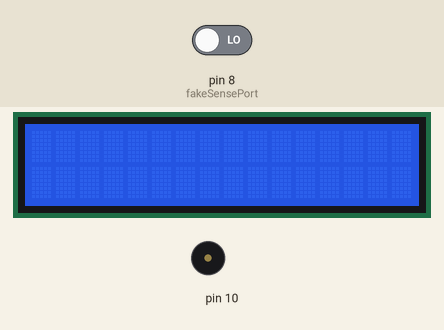
Simulated run of this sketch. Board: Arduino Uno, built with avr-gcc and run on an emulated ATmega328P. Parts: 16×2 character LCD, buzzer (waves = sounding). The test bench sets the inputs (shaded band); at power-on: pin 8 (fakeSensePort) LOW. What the sketch prints to the serial monitor is not drawn.

Above: at 1.2 s.
1.3 s: pin 8 (fakeSensePort) driven HIGH
At 5.3 s:
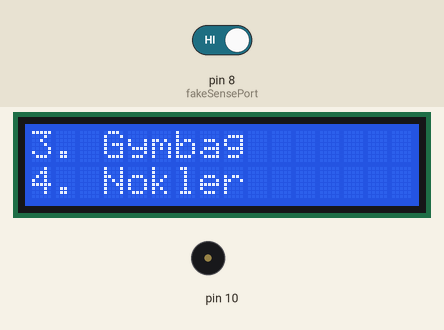
At 6.6 s:
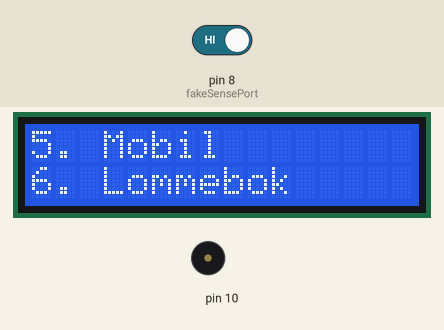
Timing chart, 0 to 8.1 s (numbered marks = the images above; inputs shaded):
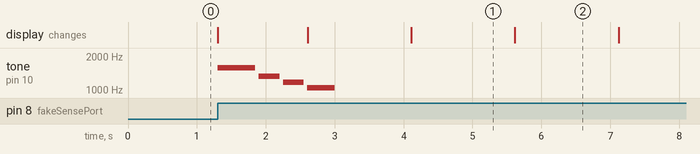

The sketch:

lc-test.ino
```cpp
#include <LiquidCrystal.h>
LiquidCrystal lcd(12, 11, 5, 4, 3, 2);
// Items must be shorter than 14 characters in this version
String remembers[] = {"Sekk", "Matpakke", "Gymbag", "Nokler", "Mobil", "Lommebok"};
int cursor = 0;
//Button at port 8, buzzer at port 10
int fakeSensePort = 8;
int sensVal = 0;
unsigned long timeSinceMovementSensored = 0;

void setup() {
  Serial.begin(9600);
  pinMode(fakeSensePort, INPUT);
  lcd.begin(16, 2);

}

void loop() {
	// Checks if the sensor (read button) is activated
	if(digitalRead(fakeSensePort) == 1){
		lcd.print("HUSK!:");
		tone(10, 1567, 550);
		delay(600);
		tone(10, 1318, 300);
		delay(350);
		tone(10, 1174, 300);
		delay(350);
		tone(10, 1046, 400);
		timeSinceMovementSensored = millis();
		Serial.print(timeSinceMovementSensored);
		// In 6000 milliseconds run the print remebers-method
		while(millis() - timeSinceMovementSensored < 12000){
			printSepLines();
		}
		lcd.clear();

	}

}

void printSepLines(){


  for(int i=0; i<(sizeof(remembers)/sizeof(String))-1; i+=2){
    lcd.clear();
    // TODO:  code to make it handle odd number list
    if((i%2) != 0 and i == (sizeof(remembers)/sizeof(String))-1 ){

    }
    Serial.print(remembers[i]);
    lcd.setCursor(0,0);
    lcd.print(i+1);
    lcd.print(". "+ remembers[i]);
    lcd.setCursor(0,1);
    lcd.print(i+2);
    lcd.print(". "+ remembers[i+1]);
    delay(1500);
  }
}
// Funker ikkje
void printSameLines(){

	for(int i=0; i<(sizeof(remembers)/sizeof(String))-1; i+=2){
		lcd.setCursor(0,cursor);
		if( (remembers[i].length() + remembers[i+1].length()) < 15){
			lcd.print(remembers[i] + ", " + remembers[i+1]);

		}else{
			lcd.print(remembers[i] + ",");
		}
		if(cursor == 0){
			cursor = 1;
		}else{
			delay(1500);
			lcd.clear();
			cursor = 0;
		}
	}
}
```

Measured:
- after the input at 1.3 s, tone on pin 10: plays 1567 Hz for 0.55 s, 1318 Hz for 0.30 s, 1174 Hz for 0.30 s, 1046 Hz for 0.40 s, starting at once; the display: first changes at once (image 1 shows a later state)
- what the display in image 1 shows lasts 1.5 s, from 4.1 s to 5.6 s
